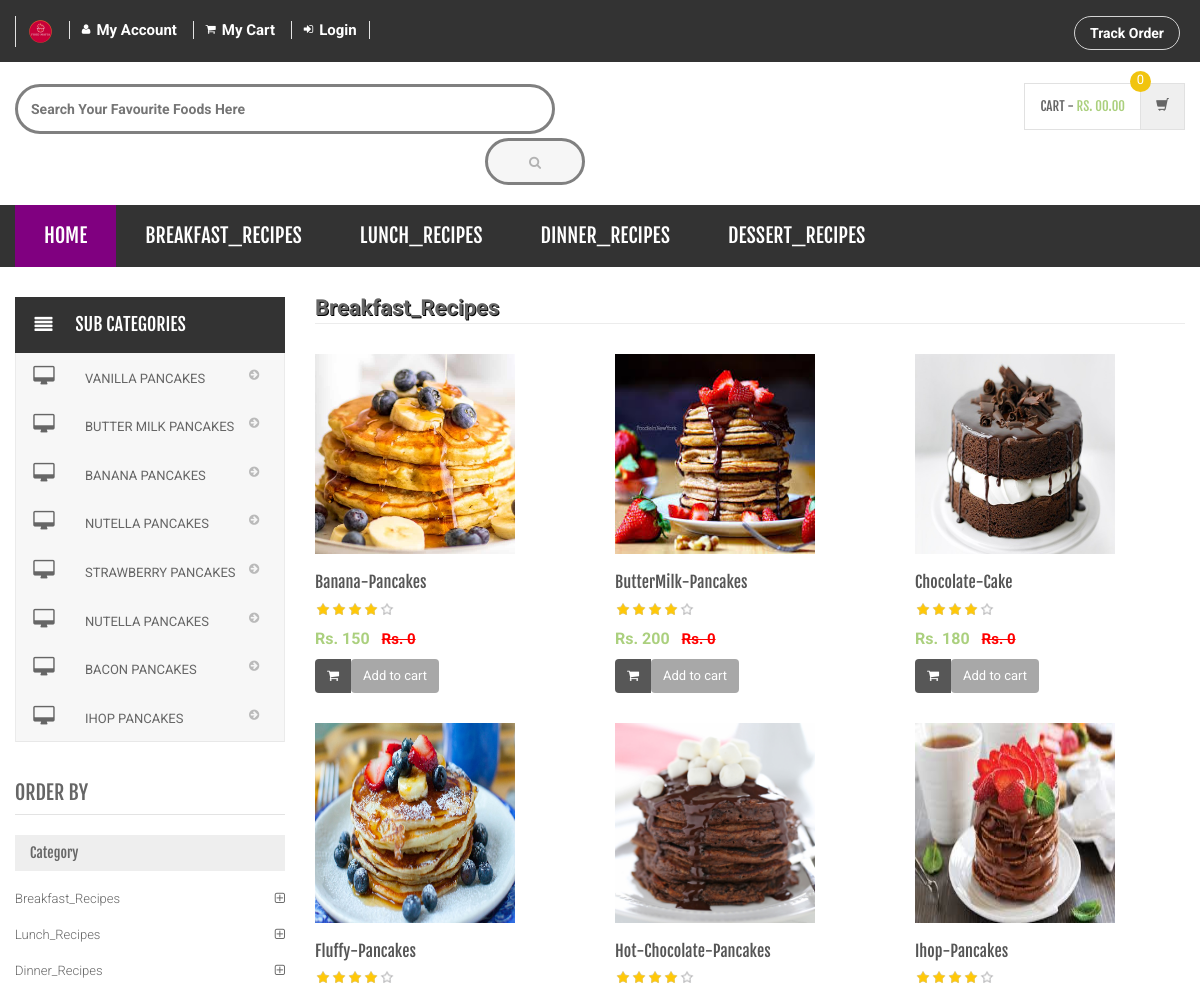
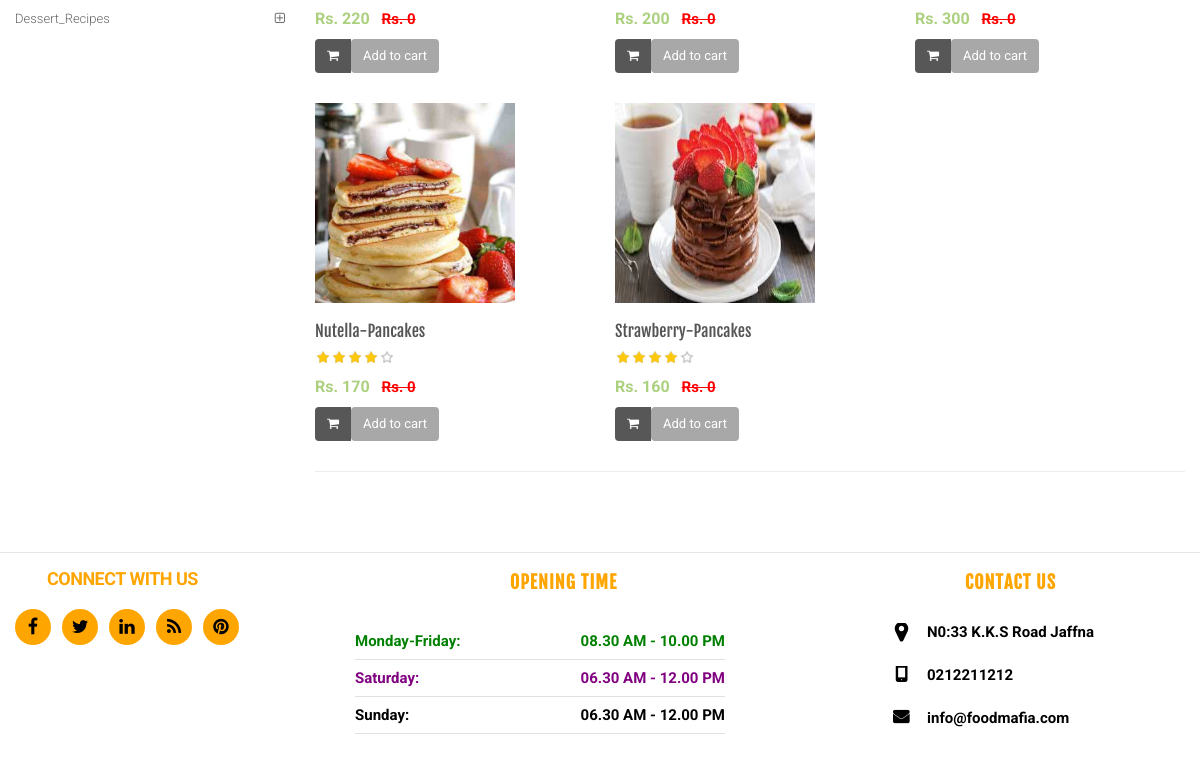
Page /category.php?cid=1 on the committed database (2 pictures, top to bottom).
### tables this page shows
CREATE TABLE `category` (
  `id` int(11) NOT NULL,
  `categoryName` varchar(255) DEFAULT NULL,
  `categoryDescription` longtext,
  `creationDate` timestamp NOT NULL DEFAULT CURRENT_TIMESTAMP,
  `updationDate` varchar(255) DEFAULT NULL
);

CREATE TABLE `subcategory` (
  `id` int(11) NOT NULL,
  `categoryid` int(11) DEFAULT NULL,
  `subcategory` varchar(255) DEFAULT NULL,
  `creationDate` timestamp NULL DEFAULT CURRENT_TIMESTAMP,
  `updationDate` varchar(255) DEFAULT NULL
);

CREATE TABLE `products` (
  `id` int(11) NOT NULL,
  `category` int(11) NOT NULL,
  `subCategory` int(11) DEFAULT NULL,
  `productName` varchar(255) DEFAULT NULL,
  `productCompany` varchar(255) DEFAULT NULL,
  `productPrice` int(11) DEFAULT NULL,
  `productPriceBeforeDiscount` int(11) DEFAULT NULL,
  `productDescription` longtext,
  `productImage1` varchar(255) DEFAULT NULL,
  `productImage2` varchar(255) DEFAULT NULL,
  `productImage3` varchar(255) DEFAULT NULL,
  `shippingCharge` int(11) DEFAULT NULL,
  `productAvailability` varchar(255) DEFAULT NULL,
  `postingDate` timestamp NULL DEFAULT CURRENT_TIMESTAMP,
  `updationDate` varchar(255) DEFAULT NULL
);

### category.php (the view, shortened to what this page needs)
<?php
include('includes/config.php');
$cid=intval($_GET['cid']);
?>
<!DOCTYPE html>
<html lang="en">
	<head>
	    <link rel="stylesheet" href="assets/css/bootstrap.min.css">
	    <link rel="stylesheet" href="assets/css/main.css">
	    <link rel="stylesheet" href="assets/css/green.css">
	    <link rel="stylesheet" href="assets/css/owl.carousel.css">
		<link rel="stylesheet" href="assets/css/owl.transitions.css">
		<link href="assets/css/lightbox.css" rel="stylesheet">
		<link rel="stylesheet" href="assets/css/animate.min.css">
		<link rel="stylesheet" href="assets/css/rateit.css">
		<link rel="stylesheet" href="assets/css/bootstrap-select.min.css">
		<link rel="stylesheet" href="assets/css/config.css">
		<link href="assets/css/green.css" rel="alternate stylesheet" title="Green color">
		<link href="assets/css/blue.css" rel="alternate stylesheet" title="Blue color">
		<link href="assets/css/red.css" rel="alternate stylesheet" title="Red color">
		<link href="assets/css/orange.css" rel="alternate stylesheet" title="Orange color">
		<link href="assets/css/dark-green.css" rel="alternate stylesheet" title="Darkgreen color">
		<link rel="stylesheet" href="assets/css/font-awesome.min.css">
	</head>
    <body class="cnt-home">
<header class="header-style-1">
<?php include('includes/top-header.php');?>
<?php include('includes/main-header.php');?>
<?php include('includes/menu-bar.php');?>
</header>
<div class="body-content outer-top-xs">
	<div class='container-fluid'>
		<div class='row outer-bottom-sm'>
			<div class='col-md-3 sidebar'>
<div class="side-menu animate-dropdown outer-bottom-xs">
<div class="side-menu animate-dropdown outer-bottom-xs">
    <div class="head"><i class="icon fa fa-align-justify fa-fw"></i>Sub Categories</div>
    <nav class="yamm megamenu-horizontal" role="navigation">
        <ul class="nav">
            <li class="dropdown menu-item">
              <?php $sql=mysqli_query($con,"select id,subcategory  from subcategory where categoryid='$cid'");
while($row=mysqli_fetch_array($sql))
{
    ?>
                <a href="sub-category.php?scid=<?php echo $row['id'];?>" class="dropdown-toggle"><i class="icon fa fa-desktop fa-fw"></i>
                <?php echo $row['subcategory'];?></a>
                <?php }?>
</li>
</ul>
    </nav>
</div>
</div>
	            <div class="sidebar-module-container">
	            	<h3 class="section-title">Order by</h3>
	            	<div class="sidebar-filter">
<div class="sidebar-widget wow fadeInUp outer-bottom-xs ">
	<div class="widget-header m-t-20">
		<h4 class="widget-title">Category</h4>
	</div>
	<div class="sidebar-widget-body m-t-10">
	         <?php $sql=mysqli_query($con,"select id,categoryName  from category");
while($row=mysqli_fetch_array($sql))
{
    ?>
		<div class="accordion">
	    	<div class="accordion-group">
	            <div class="accordion-heading">
	                <a href="category.php?cid=<?php echo $row['id'];?>"  class="accordion-toggle collapsed">
	                   <?php echo $row['categoryName'];?>
	                </a>
	            </div>
	        </div>
	    </div>
	    <?php } ?>
	</div>
</div>
	            	</div>
	            </div>
            </div>
			<div class='col-md-9'>
		<div class="item">
			<div class="container-fluid">
				<div class="caption vertical-top text-left">
					       <?php $sql=mysqli_query($con,"select categoryName  from category where id='$cid'");
while($row=mysqli_fetch_array($sql))
{
    ?>
					<div style="margin-left:-15PX;margin-top:-5px;font-weight:bold;font-size:22px;text-shadow:1px 1px black;">
						<?php echo htmlentities($row['categoryName']);?>
					</div>
			<?php } ?>
				</div>
			</div>
		</div>
				<div class="search-result-container">
					<div id="myTabContent" class="tab-content">
						<div class="tab-pane active " id="grid-container">
							<div class="category-product  inner-top-vs">
								<div class="row">
			<?php
$ret=mysqli_query($con,"select * from products where category='$cid'");
$num=mysqli_num_rows($ret);
if($num>0)
{
while ($row=mysqli_fetch_array($ret))
{?>
		<div class="col-sm-6 col-md-4 wow fadeInUp">
			<div class="products">
	<div class="product">
		<div class="product-image">
			<div class="image">
				<a href="product-details.php?pid=<?php echo htmlentities($row['id']);?>">
				<img src="admin/productimages/<?php echo htmlentities($row['category']);?>/<?php echo htmlentities($row['productImage1']);?>" alt="" width="200" height="200">
				</a>
			</div>
		</div>
		<div class="product-info text-left">
			<h3 class="name"><a href="product-details.php?pid=<?php echo htmlentities($row['id']);?>"><?php echo htmlentities($row['productName']);?></a></h3>
			<div class="rating rateit-small"></div>
			<div class="product-price">
				<span class="price">
					Rs. <?php echo htmlentities($row['productPrice']);?>			</span>
										     <span style="color:red;font-weight:bold;text-decoration:line-through;font-size:15px;">Rs. <?php echo htmlentities($row['productPriceBeforeDiscount']);?></span>
			</div>
		</div>
					<div class="cart clearfix animate-effect">
				<div class="action">
					<ul class="list-unstyled">
						<li class="add-cart-button btn-group">
								<?php if($row['productAvailability']=='In Stock'){?>
										<button class="btn btn-primary icon" data-toggle="dropdown" type="button">
								<i class="fa fa-shopping-cart"></i>
							</button>
							<a href="category.php?page=product&action=add&id=<?php echo $row['id']; ?>">
							<button class="btn btn-primary" type="button">Add to cart</button></a>
								<?php } else {?>
							<div class="action" style="color:red">Out of Stock</div>
					<?php } ?>
						</li>
					</ul>
				</div>
			</div>
			</div>
			</div>
		</div>
	  <?php } } else {?>
		<div class="col-sm-6 col-md-4 wow fadeInUp"> <h3>No Product Found</h3>
		</div>
<?php } ?>
										</div>
							</div>
						</div>
				</div>
			</div>
		</div></div>
</div>
</div>
<?php include('includes/footer.php');?>
</body>
</html>

### includes/menu-bar.php (shortened to what this page needs)
<div class="header-nav animate-dropdown" style="background-color:#333333;">
    <div class="container-fluid">
        <div class="yamm navbar navbar-default" role="navigation">
            <div class="nav-bg-class">
                <div class="navbar-collapse collapse" id="mc-horizontal-menu-collapse">
	<div class="nav-outer">
		<ul class="nav navbar-nav">
			<li class="dropdown yamm-fw" style="background-color:purple;">
				<a href="index.php" data-hover="dropdown" class="dropdown-toggle">Home</a>
			</li>
              <?php $sql=mysqli_query($con,"select id,categoryName  from category limit 6");
while($row=mysqli_fetch_array($sql))
{
    ?>
			<li class="dropdown yamm">
				<a href="category.php?cid=<?php echo $row['id'];?>"> <?php echo $row['categoryName'];?></a>
			</li>
			<?php } ?>
		</ul>
		<div class="clearfix"></div>
	</div>
</div>
            </div>
        </div>
    </div>
</div>

### rows in the picture
category: categoryName "BREAKFAST_RECIPES", categoryName "Breakfast_Recipes"
category: categoryName "LUNCH_RECIPES", categoryName "Lunch_Recipes"
category: categoryName "DINNER_RECIPES", categoryName "Dinner_Recipes"
category: categoryName "DESSERT_RECIPES", categoryName "Dessert_Recipes"
subcategory: subcategory "VANILLA PANCAKES"
subcategory: subcategory "BUTTER MILK PANCAKES"
subcategory: subcategory "BANANA PANCAKES"
subcategory: subcategory "NUTELLA PANCAKES"
subcategory: subcategory "STRAWBERRY PANCAKES"
subcategory: subcategory "NUTELLA PANCAKES"
subcategory: subcategory "BACON PANCAKES"
subcategory: subcategory "IHOP PANCAKES"
products: productImage1 (picture), productName "Banana-Pancakes", productPrice "150", productPriceBeforeDiscount "0"
products: productImage1 (picture), productName "ButterMilk-Pancakes", productPrice "200", productPriceBeforeDiscount "0"
products: productImage1 (picture), productName "Chocolate-Cake", productPrice "180", productPriceBeforeDiscount "0"
products: productImage1 (picture), productName "Fluffy-Pancakes", productPrice "220", productPriceBeforeDiscount "0"
products: productImage1 (picture), productName "Hot-Chocolate-Pancakes", productPrice "200", productPriceBeforeDiscount "0"
products: productImage1 (picture), productName "Ihop-Pancakes", productPrice "300", productPriceBeforeDiscount "0"
products: productImage1 (picture), productName "Nutella-Pancakes", productPrice "170", productPriceBeforeDiscount "0"
products: productImage1 (picture), productName "Strawberry-Pancakes", productPrice "160", productPriceBeforeDiscount "0"
